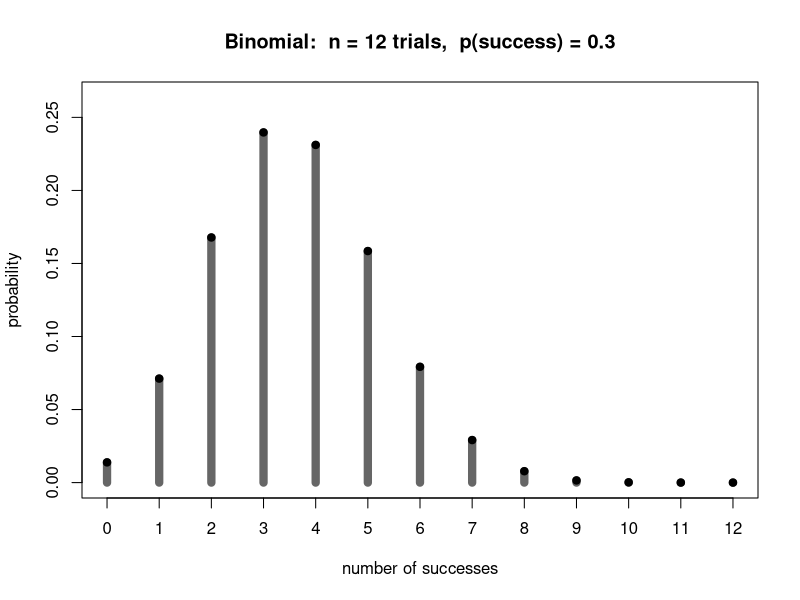
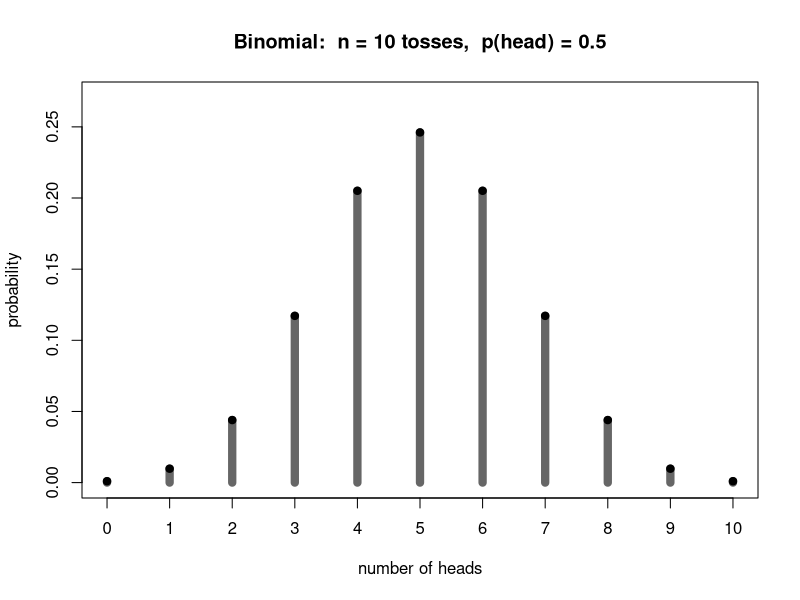
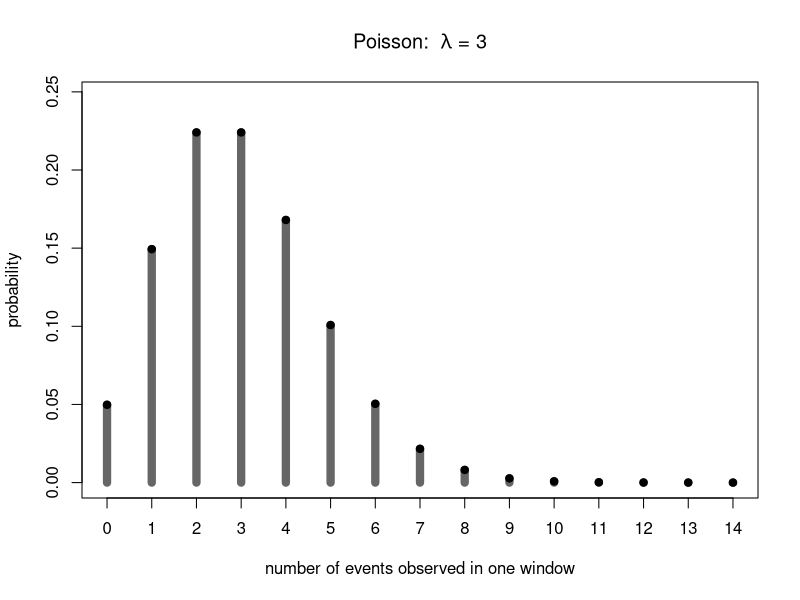
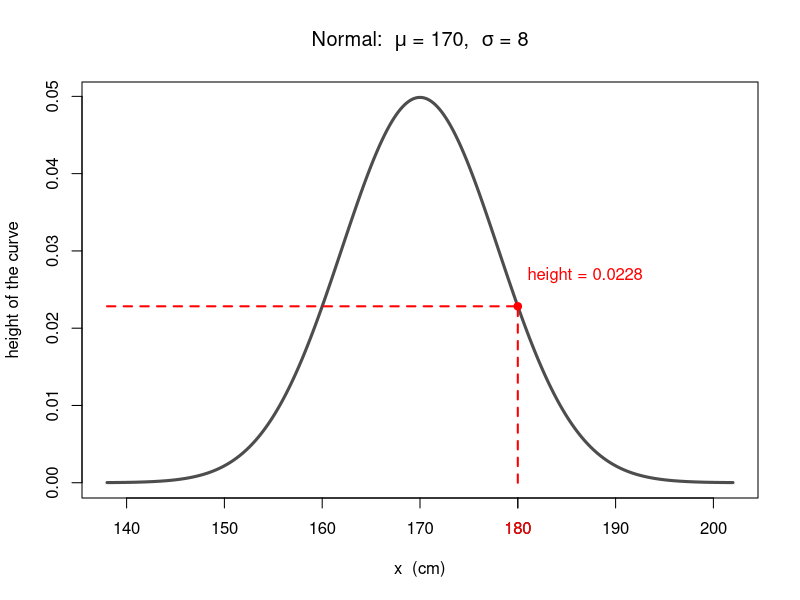
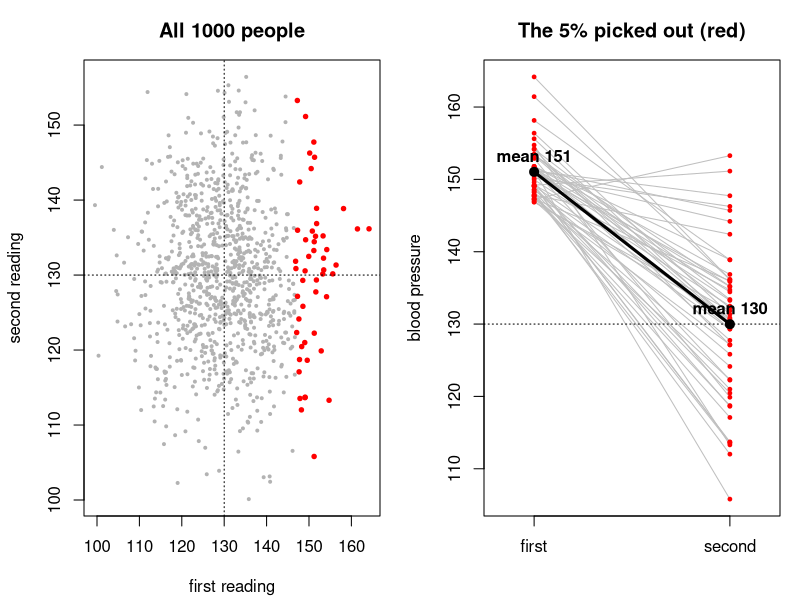

The R script that drew these images, in order:
## ---- chunk 1
knitr::opts_chunk$set(echo = FALSE, message = FALSE, warning = FALSE)
## ---- chunk 2
n <- 12
p <- 0.3
k <- 0:n
plot(k, dbinom(k, n, p), type = "h", lwd = 8, col = "grey40",
     xlab = "number of successes", ylab = "probability",
     main = "Binomial:  n = 12 trials,  p(success) = 0.3",
     xaxt = "n", ylim = c(0, max(dbinom(k, n, p)) * 1.1))
axis(1, at = k)
points(k, dbinom(k, n, p), pch = 19)
## ---- chunk 3
n <- 10
p <- 0.5
k <- 0:n
plot(k, dbinom(k, n, p), type = "h", lwd = 8, col = "grey40",
     xlab = "number of heads", ylab = "probability",
     main = "Binomial:  n = 10 tosses,  p(head) = 0.5",
     xaxt = "n", ylim = c(0, max(dbinom(k, n, p)) * 1.1))
axis(1, at = k)
points(k, dbinom(k, n, p), pch = 19)
## ---- chunk 4
lam <- 3
k <- 0:14
plot(k, dpois(k, lam), type = "h", lwd = 8, col = "grey40",
     xlab = "number of events observed in one window", ylab = "probability",
     main = expression(paste("Poisson:  ", lambda, " = 3")),
     xaxt = "n", ylim = c(0, max(dpois(k, lam)) * 1.1))
axis(1, at = k)
points(k, dpois(k, lam), pch = 19)
## ---- chunk 5
mu <- 170; sdv <- 8; xv <- 180
h <- dnorm(xv, mu, sdv)
curve(dnorm(x, mu, sdv), from = mu - 4 * sdv, to = mu + 4 * sdv, n = 500,
      lwd = 3, col = "grey30", xlab = "x  (cm)", ylab = "height of the curve",
      main = expression(paste("Normal:  ", mu, " = 170,  ", sigma, " = 8")))
segments(xv, 0, xv, h, lty = 2, col = "red", lwd = 2)
segments(mu - 4 * sdv, h, xv, h, lty = 2, col = "red", lwd = 2)
points(xv, h, pch = 19, col = "red")
text(xv + 1, h + 0.004, paste("height =", round(h, 4)), col = "red", adj = 0)
axis(1, at = xv, labels = "180", col.axis = "red")
## ---- chunk 6
set.seed(2026)
n_people <- 1000
true_bp  <- 130
noise_sd <- 10
first  <- rnorm(n_people, true_bp, noise_sd)
second <- rnorm(n_people, true_bp, noise_sd)
picked <- first >= quantile(first, 0.95)
m1 <- mean(first[picked]); m2 <- mean(second[picked])
## ---- chunk 7
par(mfrow = c(1, 2), mar = c(4.2, 4.2, 3, 1))

plot(first, second, pch = 19, cex = 0.4, col = "grey70",
     xlab = "first reading", ylab = "second reading",
     main = "All 1000 people")
points(first[picked], second[picked], pch = 19, cex = 0.6, col = "red")
abline(h = true_bp, v = true_bp, lty = 3)

plot(NA, xlim = c(0.8, 2.2), ylim = range(c(first[picked], second[picked])),
     xaxt = "n", xlab = "", ylab = "blood pressure",
     main = "The 5% picked out (red)")
axis(1, at = c(1, 2), labels = c("first", "second"))
segments(1, first[picked], 2, second[picked], col = "grey75")
points(rep(1, sum(picked)), first[picked], pch = 19, cex = 0.5, col = "red")
points(rep(2, sum(picked)), second[picked], pch = 19, cex = 0.5, col = "red")
segments(1, m1, 2, m2, col = "black", lwd = 3)
points(c(1, 2), c(m1, m2), pch = 19, cex = 1.2)
text(1, m1, paste("mean", round(m1, 1)), pos = 3, font = 2)
text(2, m2, paste("mean", round(m2, 1)), pos = 3, font = 2)
abline(h = true_bp, lty = 3)
